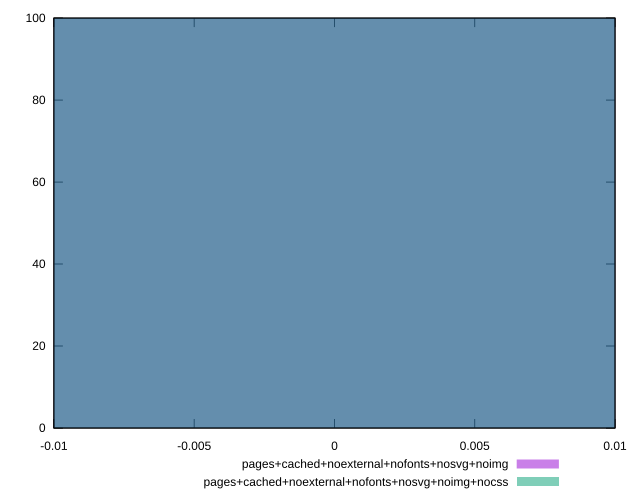

Generate this figure with gnuplot:
reset

$pagesCachedNoexternalNofontsNosvgNoimg <<EOF
0 100
EOF

$pagesCachedNoexternalNofontsNosvgNoimgNocss <<EOF
0 100
EOF

set key outside below
set boxwidth 0.1
set xrange [-0.01:0.01]
set yrange [0:100]
set trange [0:100]
set style fill transparent solid 0.5 noborder
set terminal svg size 640, 500 enhanced background rgb 'white'
set output "report_00007_2020-12-11T15:55:29.892Z/offscreen-images/comparison/histogram/11_vs_12.svg"

plot $pagesCachedNoexternalNofontsNosvgNoimg title "pages+cached+noexternal+nofonts+nosvg+noimg" with boxes, \
     $pagesCachedNoexternalNofontsNosvgNoimgNocss title "pages+cached+noexternal+nofonts+nosvg+noimg+nocss" with boxes

reset
